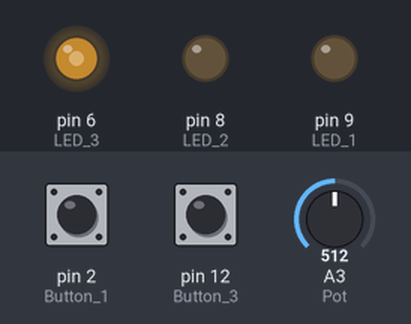
A sketch run on a simulated Arduino Uno, built with avr-gcc and run on an emulated ATmega328P. Parts: output pins drawn as LEDs (lit = HIGH). The test bench sets the inputs (shaded band); at power-on: pin 2 (Button_1) HIGH, A3 (Pot) = 512, pin 12 (Button_3) HIGH.

Above: at 1.2 s.
1.3 s: pin 2 (Button_1) pulled LOW for 1 s
At 3.4 s:
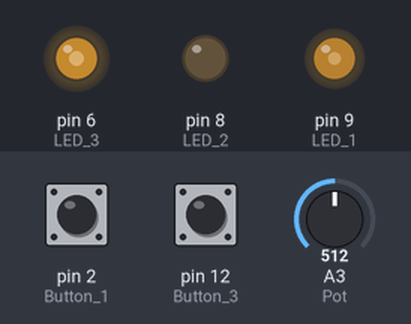
3.8 s: A3 (Pot) set to 716
At 4.9 s:
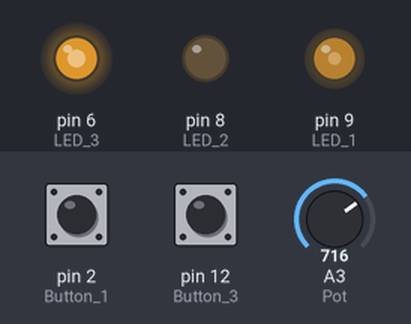
5.3 s: pin 12 (Button_3) pulled LOW for 1 s
At 6.6 s:
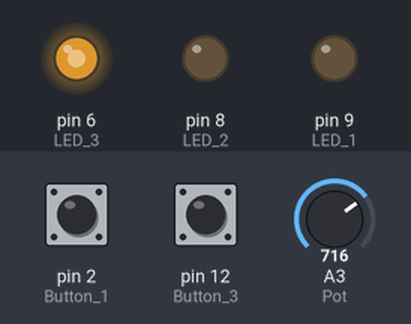
7.8 s: A3 (Pot) set to 900
At 8.1 s:
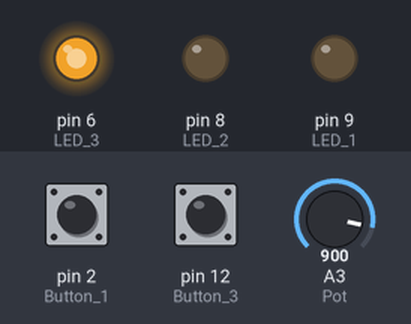
9.3 s: pin 2 (Button_1) pulled LOW for 0.15 s
At 10.6 s:
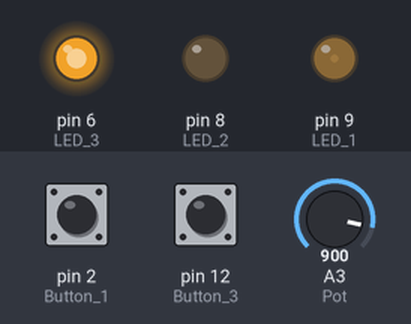
10.9 s: pin 2 (Button_1) pulled LOW for 3.2 s
At 13.8 s:
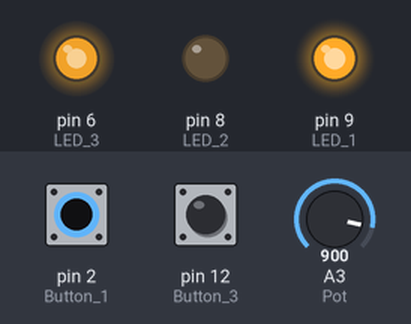
Timing chart, 0 to 15.3 s (numbered marks = the images above; inputs shaded):
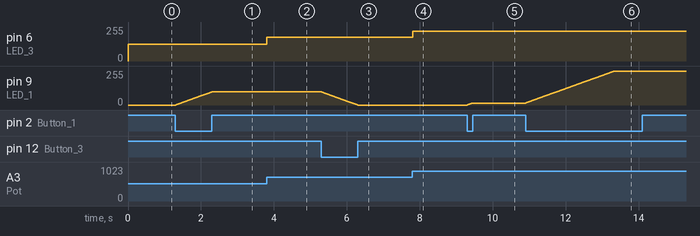

The sketch:

Animasi_3_Led.ino
```cpp
const int LED_1 = 9;

const int LED_2 = 8;

const int LED_3 = 6;

const int Button_1 = 2;

const int Button_2 = 4;

const int Button_3 = 12;

const int Pot = A3;

int KontrasLED1 = 0;

int KontrasLED3 = 0;

int Sensor = 0;

void setup() {
  pinMode(LED_1, OUTPUT);
  pinMode(LED_2, OUTPUT);
  pinMode(LED_3, OUTPUT);

  pinMode(Button_1, INPUT);
  pinMode(Button_2, INPUT);
  pinMode(Button_3, INPUT);

  digitalWrite(Button_1, HIGH);
  digitalWrite(Button_2, HIGH);
  digitalWrite(Button_3, HIGH);
}

void loop() {
  if(digitalRead(Button_1) == LOW) {
    KontrasLED1++;
  }

  else if(digitalRead(Button_3) == LOW) {
    KontrasLED1--;
  }

  KontrasLED1 = constrain(KontrasLED1, 0, 255);

  analogWrite(LED_1, KontrasLED1);
  delay(10);

  Sensor = analogRead(Pot);

  KontrasLED3 = map(Sensor, 0, 1023, 0, 255);

  analogWrite(LED_3, KontrasLED3);
}
```

Measured:
- after the input at 1.3 s, pin 9 (LED_1): moves from 0/255 to 98/255 over 0.99 s, starting at once
- after the input at 3.8 s, pin 6 (LED_3): 127/255 → 178/255 at once
- after the input at 5.3 s, pin 9 (LED_1): moves from 98/255 to 0/255 over 0.99 s, starting at once
- after the input at 7.8 s, pin 6 (LED_3): 178/255 → 224/255 at once
- after the input at 9.3 s, pin 9 (LED_1): moves from 0/255 to 15/255 over 0.14 s, starting at once
- after the input at 10.9 s, pin 9 (LED_1): moves from 15/255 to 255/255 over 2.4 s, starting at once
